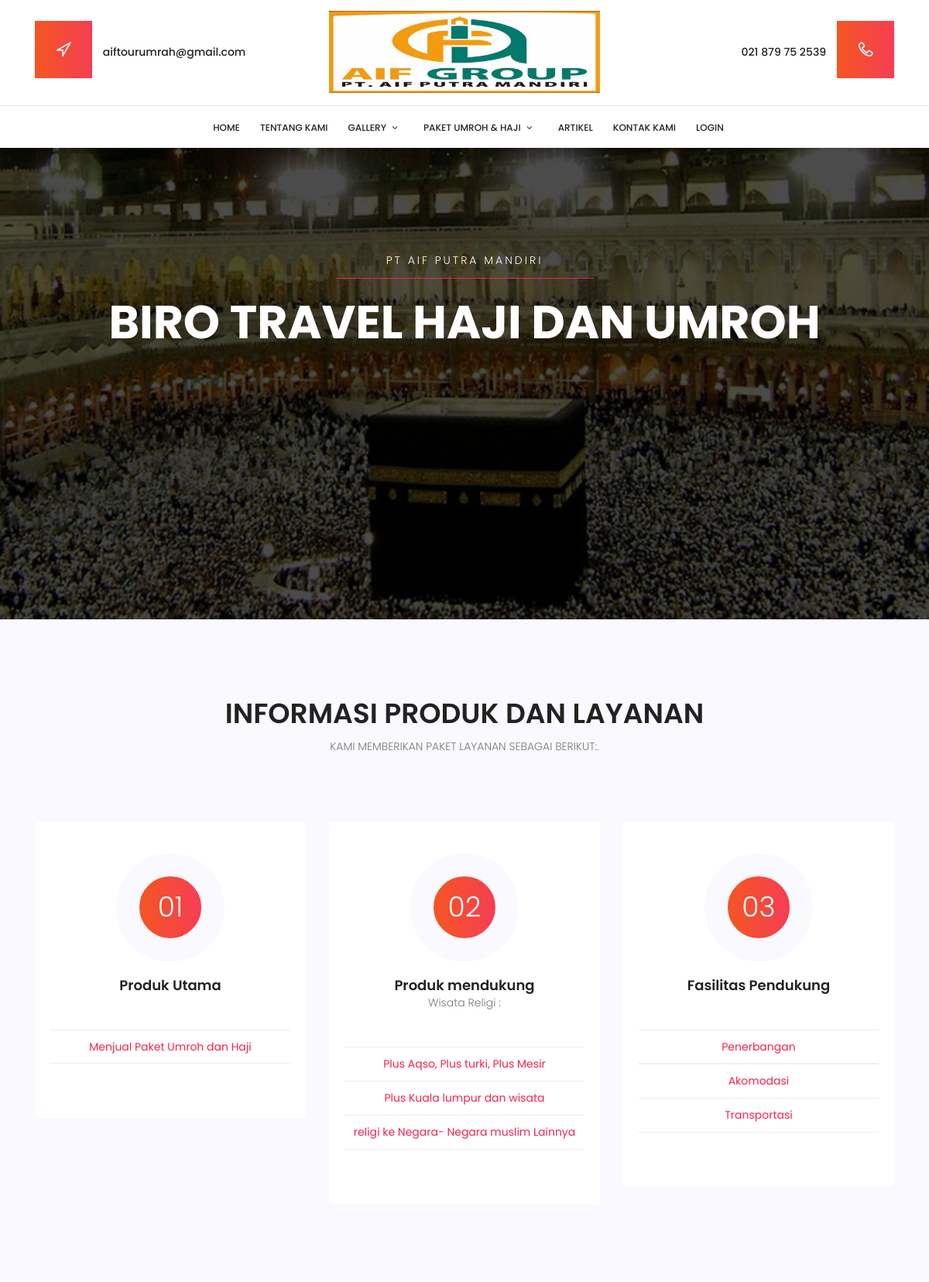
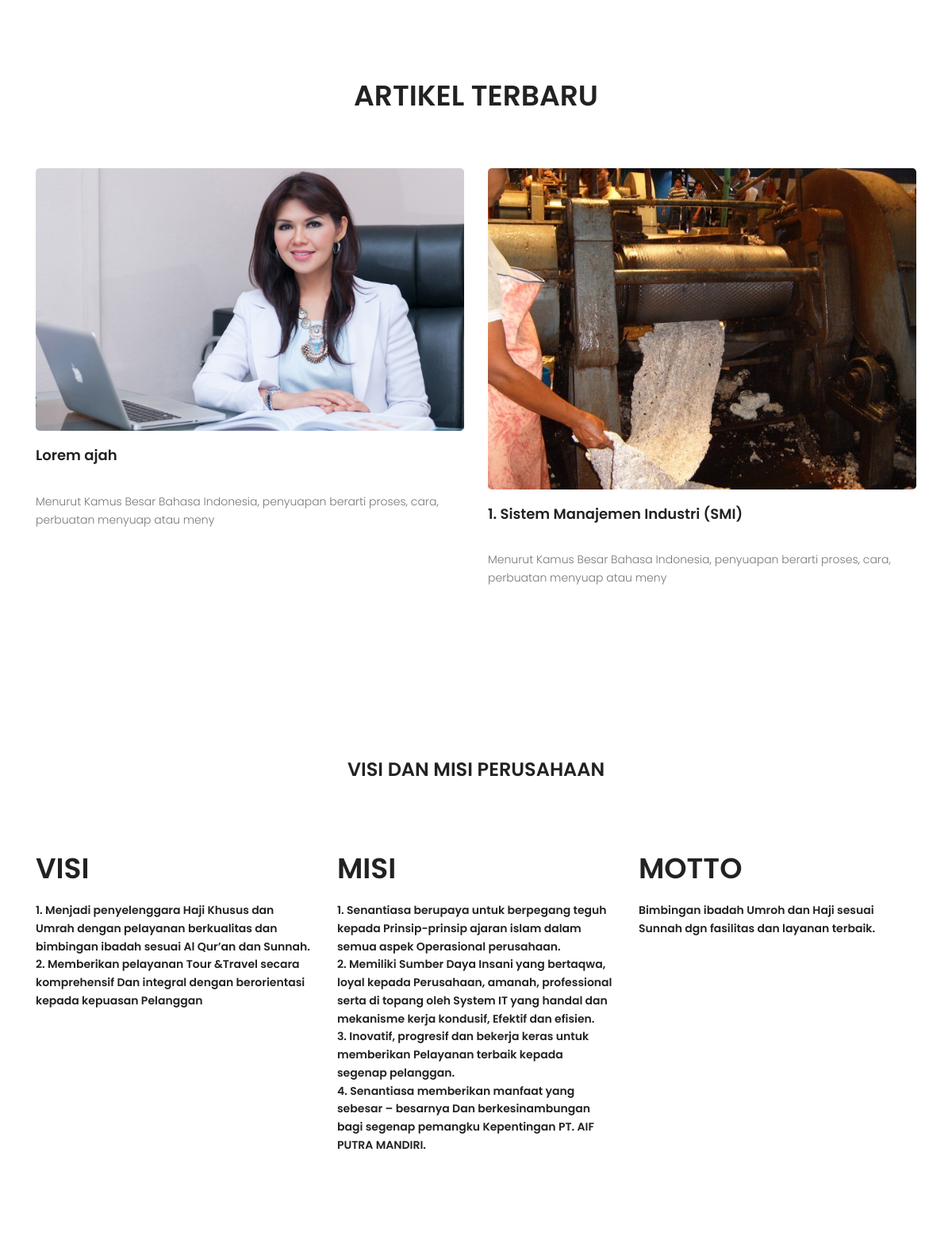
The page / (upper part) on the database its author committed (2 pictures, top to bottom).
### tables this page shows
CREATE TABLE `artikel` (
  `id_artikel` int(11) NOT NULL,
  `judul` text NOT NULL,
  `foto` text NOT NULL,
  `isi_artikel` text NOT NULL
);

### application/controllers/Welcome.php (called while the page is built, shortened)
<?php
class Welcome extends CI_Controller {
    function __construct() {
        $this->load->Model('Model_foto');
    }
    public function index() {
        $data['testimoni'] = $this->db->get('testimoni')->result();
        $data['foto'] = $this->Model_foto->show();
        $data['artikel'] = $this->db->query('select * from artikel order by id_artikel desc limit 2')->result();
        $this->load->view('welcome', $data);
    }
}

### index.php (called while the page is built, shortened)
<?php
require_once BASEPATH.'core/CodeIgniter.php';

### application/views/welcome.php (the view, shortened to what this page needs)
<section class="price-area section-gap">
    <div class="container">
        <div class="row d-flex justify-content-center">
            <div class="menu-content pb-70 col-lg-8">
                <div class="title text-center">
                    <h1 class="mb-10">INFORMASI PRODUK DAN LAYANAN</h1>
                    <p>KAMI MEMBERIKAN PAKET LAYANAN SEBAGAI BERIKUT:.</p>
                </div>
            </div>
        </div>
        <div class="row">
            <div class="col-lg-4 col-md-6">
                <div class="single-price">
                    <div class="top-part">
                        <h1 class="package-no">01</h1>
                        <h4>Produk Utama</h4>
                    </div>
                    <div class="package-list">
                        <ul>
                            <li><b>Menjual Paket Umroh dan Haji</b></li>
                        </ul>
                    </div>
                </div>
            </div>
            <div class="col-lg-4 col-md-6">
                <div class="single-price">
                    <div class="top-part">
                        <h1 class="package-no">02</h1>
                        <h4>Produk mendukung</h4>
                        <p>Wisata Religi :</p>
                    </div>
                    <div class="package-list">
                        <ul>
                            <li><b>Plus Aqso, Plus turki, Plus Mesir</b></li>
                            <li><b>Plus Kuala lumpur dan wisata</b></li>
                            <li><b>religi ke Negara- Negara muslim Lainnya</b></li>
                        </ul>
                    </div>
                </div>
            </div>
            <div class="col-lg-4 col-md-6">
                <div class="single-price">
                    <div class="top-part">
                        <h1 class="package-no">03</h1>
                        <h4>Fasilitas Pendukung</h4>
                    </div>
                    <div class="package-list">
                        <ul>
                            <b><li>Penerbangan</li></b>
                            <li><b>Akomodasi</b></li>
                            <li><b>Transportasi</b></li>
                        </ul>
                    </div>
                </div>
            </div>
        </div>
    </div>
</section>
<section class="latest-blog-area section-gap" id="blog">
    <div class="container">
        <div class="row d-flex justify-content-center">
            <div class="menu-content pb-60 col-lg-8">
                <div class="title text-center">
                    <h1 class="mb-10">ARTIKEL TERBARU</h1>
                </div>
            </div>
        </div>
        <div class="row">
            <?php foreach ($artikel as $row): ?>
                <div class="col-lg-6 single-blog">
                    <img class="img-fluid" src="<?php echo base_url() ?>uploads/artikel/<?php echo $row->foto ?>" alt="">
                    <a href="<?php echo site_url('Welcome/detail/' . $row->id_artikel) ?>"><h4><?php echo $row->judul ?></h4></a>
                    <p>
                        <?php echo substr($row->isi_artikel, 0, 100) ?>
                    </p>
                </div>
            <?php endforeach; ?>
        </div>
    </div>
</section>
<section class="about-video-area section-gap">
    <div class="container">
        <center><h3 class="text-uppercase">VISI DAN MISI PERUSAHAAN</h3></center><br><br><br>
        <div class="row">
            <div class="col-lg-4 about-video-left">
                <h1>
                    VISI <br>
                </h1>
                <p>
                    <span>
                        1.	Menjadi penyelenggara Haji Khusus dan Umrah dengan pelayanan berkualitas dan bimbingan ibadah sesuai Al Qur’an dan Sunnah.<BR>
                        2.	Memberikan pelayanan Tour &Travel secara komprehensif  Dan integral dengan berorientasi kepada kepuasan Pelanggan
                    </span>
                </p>
            </div>
            <div class="col-lg-4 about-video-left">
                <h1>
                    MISI <br>
                </h1>
                <p>
                    <span>
                        1.	Senantiasa berupaya untuk berpegang teguh kepada Prinsip-prinsip ajaran islam dalam semua aspek Operasional perusahaan.<br>
                        2.	Memiliki Sumber Daya Insani yang bertaqwa, loyal kepada Perusahaan, amanah, professional serta di topang oleh System IT yang handal dan mekanisme kerja kondusif, Efektif dan efisien.<br>
                        3.	Inovatif, progresif dan bekerja keras untuk memberikan Pelayanan terbaik kepada segenap pelanggan.<br>
                        4.	Senantiasa memberikan manfaat yang sebesar – besarnya Dan berkesinambungan bagi segenap pemangku Kepentingan  PT. AIF PUTRA MANDIRI.
                    </span>
                </p>
            </div>
            <div class="col-lg-4 about-video-left">
                <h1>
                    MOTTO<br>
                </h1>
                <p>
                    <span>
                        Bimbingan ibadah Umroh dan Haji sesuai Sunnah dgn fasilitas dan layanan terbaik.
                    </span>
                </p>
            </div>
        </div>
    </div>
</section>
<br>

### assets/css/main.css (style rules this page uses)
body { color: #777777; font-family: "Poppins", sans-serif; font-size: 14px; font-weight: 300; line-height: 1.625em; position: relative; }
ol, ul { margin: 0; padding: 0; list-style: none; }
a { -webkit-transition: all 0.3s ease 0s; -moz-transition: all 0.3s ease 0s; -o-transition: all 0.3s ease 0s; transition: all 0.3s ease 0s; }
a, a:focus, a:hover { text-decoration: none; outline: 0; }
h1, h2, h3, h4, h5, h6 { font-family: "Poppins", sans-serif; color: #222222; line-height: 1.2em !important; margin-bottom: 0; margin-top: 0; font-weight: 600; }
h1, .h1 { font-size: 36px; }
h3, .h3 { font-size: 24px; }
h4, .h4 { font-size: 18px; }
.mb-10 { margin-bottom: 10px; }
.pb-60 { padding-bottom: 60px; }
.pb-70 { padding-bottom: 70px; }
.text-center { text-align: center; }
b, sup, sub, u, del { color: #f6214b; }
h1 { font-size: 36px; }
h3 { font-size: 24px; }
h4 { font-size: 18px; }
h1, h2, h3, h4, h5, h6 { line-height: 1.5em; }
.section-gap { padding: 100px 0; }
.p1-gradient-bg, .header-top .menu-top-left span, .header-top .menu-top-right span, .banner-content .genric-btn, .price-area .single-price .package-no, .booking-right .btn-lg, .single-gallery .thumb div { background-image: -moz-linear-gradient(0deg, #f45622 0%, #f53e54 100%); background-image: -webkit-linear-gradient(0deg, #f45622 0%, #f53e54 100%); background-image: -ms-linear-gradient(0deg, #f45622 0%, #f53e54 100%); }
.about-video-left h1 { padding: 20px 0; }
.about-video-left p span { font-weight: 600; color: #222; }
.price-area { background: #f9f9ff; }
.price-area .single-price { -webkit-transition: all 0.3s ease 0s; -moz-transition: all 0.3s ease 0s; -o-transition: all 0.3s ease 0s; transition: all 0.3s ease 0s; text-align: center; background: #fff; border-radius: 5px; padding: 40px 20px; }
.price-area .single-price .package-no { -webkit-transition: all 0.3s ease 0s; -moz-transition: all 0.3s ease 0s; -o-transition: all 0.3s ease 0s; transition: all 0.3s ease 0s; font-weight: 300; margin-left: auto; margin-right: auto; width: 140px; height: 140px; color: #fff; border-radius: 100px; align-items: center; display: grid; border: 30px solid #f9f9ff; }
.price-area .single-price .top-part h4 { margin-top: 20px; }
.price-area .single-price .package-list { padding: 30px 0; }
.price-area .single-price .package-list ul li { padding: 10px 0; border-top: 1px solid #eee; }
.price-area .single-price .package-list ul li:last-child { border-bottom: 1px solid #eee; }
.latest-blog-area .single-blog img { border-radius: 5px; }
.latest-blog-area .single-blog h4 { padding-bottom: 20px; }

### rows shown on the page
artikel: foto (picture), judul "Lorem ajah", isi_artikel "Menurut Kamus Besar Bahasa Indonesia, penyuapan berarti proses, cara, perbuatan menyuap atau meny"
artikel: foto (picture), judul "1. Sistem Manajemen Industri (SMI)", isi_artikel "Menurut Kamus Besar Bahasa Indonesia, penyuapan berarti proses, cara, perbuatan menyuap atau meny"
